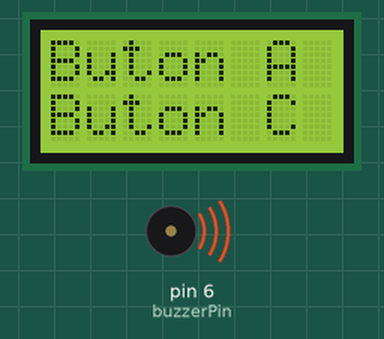
This sketch was run on a simulated Arduino Uno, built with avr-gcc and run on an emulated ATmega328P. Shown: 8×2 character LCD, buzzer (waves = sounding). What the sketch prints to the serial monitor is not drawn.

Above: at 0.1 s.
Timing chart, 0 to 130.0 s (numbered marks = the images above):
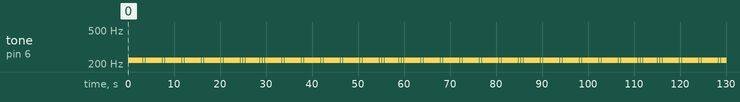

Measured:
- by itself, tone on pin 6 (buzzerPin): alternates 220 Hz for 0.50 s and silent for 0.03 s

The sketch:

ap.ino
```cpp
#include <LiquidCrystal.h>
#include "pitches.h"
#define butonAPin 14
#define butonCPin 17
#define buzzerPin 6

int statusButonA;
int statusButonC;

int yellowLedPin = 13;
int dutyCycle = 0;
int dutyCycleStep = 5;

int rs = 0, e = 1, db4 = 14, db5 = 17, db6 = 13, db7 = 30;
LiquidCrystal lcd(rs, e, db4, db5, db6, db7);

void setup() {
  Serial.begin(9600);
  // pinMode(yellowLedPin, OUTPUT);
  lcd.begin(8, 2);
  lcd.clear();
  //  pinMode(butonAPin, INPUT);
  //  pinMode(butonCPin, INPUT);
  pinMode(buzzerPin, OUTPUT);
  lcd.setCursor(0, 0); lcd.print("Buton A");
  lcd.setCursor(0, 1); lcd.print("Buton C");
  pinMode(butonAPin, INPUT);
  pinMode(butonCPin, INPUT);
}

void loop() {
  statusButonA = digitalRead(butonAPin);
  if (statusButonA == 0) {
    Serial.print("Buton apasat");
    analogWrite(yellowLedPin, dutyCycle);
    dutyCycle = dutyCycle + dutyCycleStep;

    if (dutyCycle <= 0 || dutyCycle >= 255)
    {
      dutyCycleStep = - dutyCycleStep;
    }
    delay(30);
  }

  statusButonC = digitalRead(butonCPin);
  if (statusButonC == 0) {
    tone(buzzerPin, NOTE_A3, 500);
    delay(500);
  }
}
```
